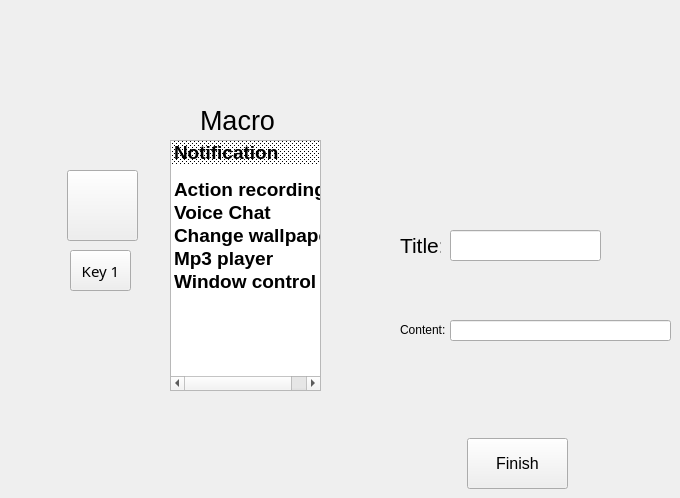
   <widget class="QWidget" name="Notification">
    <widget class="QPushButton" name="sb_key_2">
     <property name="geometry">
      <rect>
       <x>70</x>
       <y>250</y>
       <width>61</width>
       <height>41</height>
      </rect>
     </property>
     <property name="font">
      <font>
       <family>Dubai Medium</family>
       <pointsize>11</pointsize>
      </font>
     </property>
     <property name="text">
      <string>Key 1</string>
     </property>
    </widget>
    <widget class="QLabel" name="label_25">
     <property name="geometry">
      <rect>
       <x>597</x>
       <y>440</y>
       <width>49</width>
       <height>16</height>
      </rect>
     </property>
     <property name="text">
      <string/>
     </property>
    </widget>
    <widget class="QListWidget" name="listWidget_12">
     <property name="geometry">
      <rect>
       <x>170</x>
       <y>140</y>
       <width>151</width>
       <height>251</height>
      </rect>
     </property>
     <property name="autoFillBackground">
      <bool>false</bool>
     </property>
     <property name="spacing">
      <number>6</number>
     </property>
     <item>
      <property name="text">
       <string>Notification</string>
      </property>
      <property name="font">
       <font>
        <pointsize>14</pointsize>
        <bold>true</bold>
       </font>
      </property>
      <property name="background">
       <brush brushstyle="Dense6Pattern">
        <color alpha="255">
         <red>0</red>
         <green>0</green>
         <blue>0</blue>
        </color>
       </brush>
      </property>
     </item>
     <item>
      <property name="text">
       <string> </string>
      </property>
     </item>
     <item>
      <property name="text">
       <string>Action recording</string>
      </property>
      <property name="font">
       <font>
        <pointsize>14</pointsize>
        <bold>true</bold>
       </font>
      </property>
     </item>
     <item>
      <property name="text">
       <string>Voice Chat</string>
      </property>
      <property name="font">
       <font>
        <pointsize>14</pointsize>
        <bold>true</bold>
       </font>
      </property>
     </item>
     <item>
      <property name="text">
       <string>Change wallpaper</string>
      </property>
      <property name="font">
       <font>
        <pointsize>14</pointsize>
        <bold>true</bold>
       </font>
      </property>
     </item>
     <item>
      <property name="text">
       <string>Mp3 player</string>
      </property>
      <property name="font">
       <font>
        <pointsize>14</pointsize>
        <bold>true</bold>
       </font>
      </property>
     </item>
     <item>
      <property name="text">
       <string>Window control</string>
      </property>
      <property name="font">
       <font>
        <pointsize>14</pointsize>
        <bold>true</bold>
       </font>
      </property>
     </item>
    </widget>
    <widget class="QLabel" name="label_27">
     <property name="geometry">
      <rect>
       <x>200</x>
       <y>100</y>
       <width>81</width>
       <height>41</height>
      </rect>
     </property>
     <property name="font">
      <font>
       <pointsize>20</pointsize>
      </font>
     </property>
     <property name="text">
      <string>Macro</string>
     </property>
    </widget>
    <widget class="QPushButton" name="notification_finish">
     <property name="geometry">
      <rect>
       <x>467</x>
       <y>438</y>
       <width>101</width>
       <height>51</height>
      </rect>
     </property>
     <property name="font">
      <font>
       <pointsize>12</pointsize>
      </font>
     </property>
     <property name="text">
      <string>Finish</string>
     </property>
    </widget>
    <widget class="QPushButton" name="sb_main_2">
     <property name="geometry">
      <rect>
       <x>67</x>
       <y>170</y>
       <width>71</width>
       <height>71</height>
      </rect>
     </property>
     <property name="styleSheet">
      <string notr="true">image: url(:/otherImage/1.jpg)</string>
     </property>
     <property name="text">
      <string/>
     </property>
    </widget>
    <widget class="QLineEdit" name="lineEdit">
     <property name="geometry">
      <rect>
       <x>450</x>
       <y>320</y>
       <width>221</width>
       <height>21</height>
      </rect>
     </property>
    </widget>
    <widget class="QLineEdit" name="lineEdit_3">
     <property name="geometry">
      <rect>
       <x>450</x>
       <y>230</y>
       <width>151</width>
       <height>31</height>
      </rect>
     </property>
     <property name="font">
      <font>
       <pointsize>14</pointsize>
      </font>
     </property>
    </widget>
    <widget class="QLabel" name="label_26">
     <property name="geometry">
      <rect>
       <x>400</x>
       <y>230</y>
       <width>41</width>
       <height>31</height>
      </rect>
     </property>
     <property name="font">
      <font>
       <pointsize>16</pointsize>
      </font>
     </property>
     <property name="text">
      <string>Title:</string>
     </property>
    </widget>
    <widget class="QLabel" name="label_28">
     <property name="geometry">
      <rect>
       <x>400</x>
       <y>320</y>
       <width>51</width>
       <height>20</height>
      </rect>
     </property>
     <property name="text">
      <string>Content:</string>
     </property>
    </widget>
   </widget>
